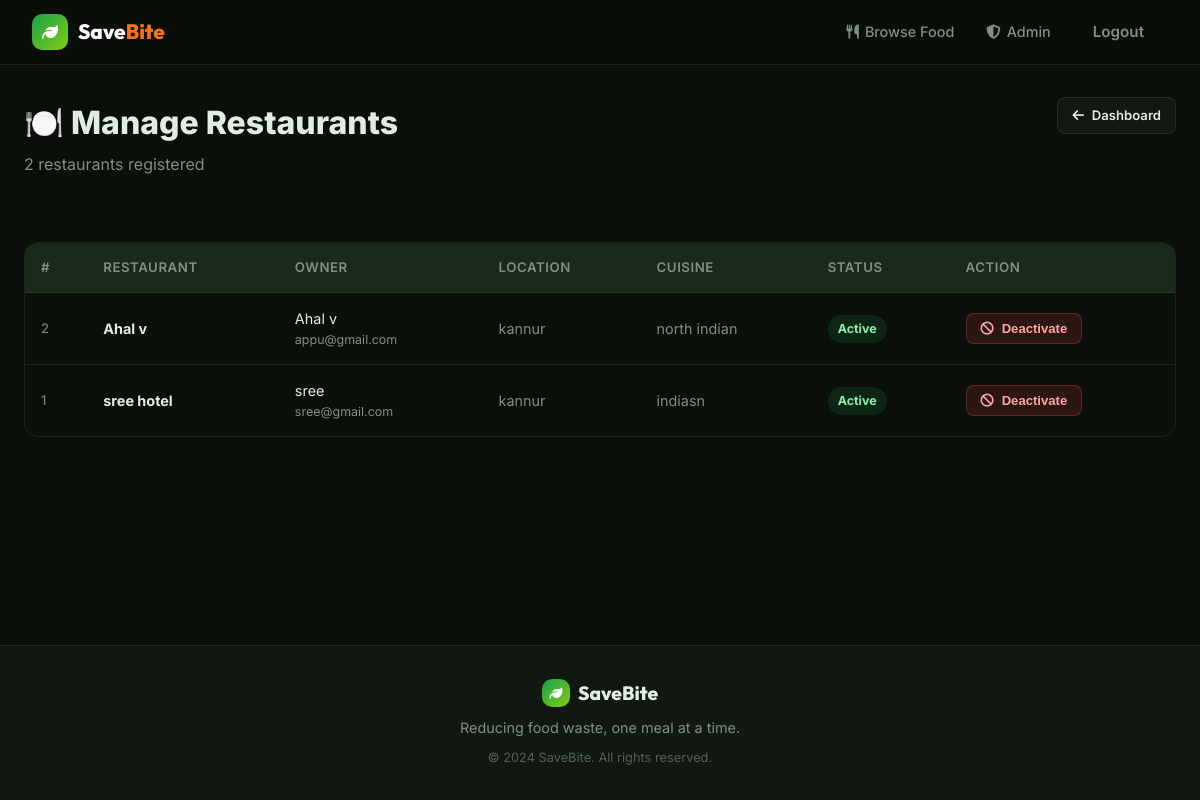
/admin/restaurants (signed in), run on the app's committed database.
### tables this page shows
CREATE TABLE restaurants (
            id INTEGER PRIMARY KEY AUTOINCREMENT,
            owner_id INTEGER NOT NULL,
            name TEXT NOT NULL,
            description TEXT,
            location TEXT,
            phone TEXT,
            cuisine TEXT,
            status TEXT DEFAULT 'active',  -- 'active', 'inactive'
            created_at TIMESTAMP DEFAULT CURRENT_TIMESTAMP,
            FOREIGN KEY (owner_id) REFERENCES users(id)
        );

CREATE TABLE users (
            id INTEGER PRIMARY KEY AUTOINCREMENT,
            name TEXT NOT NULL,
            email TEXT UNIQUE NOT NULL,
            password TEXT NOT NULL,
            role TEXT NOT NULL DEFAULT 'user',  -- 'admin', 'restaurant', 'user'
            created_at TIMESTAMP DEFAULT CURRENT_TIMESTAMP
        );

### app.py (the view)
@app.route('/admin/restaurants')
@login_required
@role_required('admin')
def admin_restaurants():
    db = get_db()
    restaurants = db.execute('''
        SELECT r.*, u.name AS owner_name, u.email AS owner_email
        FROM restaurants r JOIN users u ON r.owner_id=u.id ORDER BY r.created_at DESC
    ''').fetchall()
    db.close()
    return render_template('admin/restaurants.html', restaurants=restaurants)

### app.py (called while the page is built)
def login_required(f):
    @wraps(f)
    def decorated(*args, **kwargs):
        if 'user_id' not in session:
            flash('Please log in first.', 'warning')
            return redirect(url_for('login'))
        return f(*args, **kwargs)
    return decorated

def role_required(*roles):
    def decorator(f):
        @wraps(f)
        def decorated(*args, **kwargs):
            if 'user_id' not in session:
                return redirect(url_for('login'))
            if session.get('role') not in roles:
                flash('Access denied.', 'danger')
                return redirect(url_for('index'))
            return f(*args, **kwargs)
        return decorated
    return decorator

### database.py (called while the page is built)
def get_db():
    conn = sqlite3.connect(DB_PATH)
    conn.row_factory = sqlite3.Row
    return conn

### templates/admin/restaurants.html
{% extends "base.html" %}{% block title %}Manage Restaurants{% endblock %}{% block content %}
<div class="container">
    <div class="dashboard-header"><div><div class="page-title">🍽️ Manage Restaurants</div><p class="page-subtitle">{{ restaurants|length }} restaurants registered</p></div><a href="{{ url_for('admin_dashboard') }}" class="btn btn-ghost btn-sm"><i class="fas fa-arrow-left"></i> Dashboard</a></div>
    <div class="table-wrapper"><table><thead><tr><th>#</th><th>Restaurant</th><th>Owner</th><th>Location</th><th>Cuisine</th><th>Status</th><th>Action</th></tr></thead><tbody>
        {% for r in restaurants %}<tr>
            <td class="text-muted" style="font-size:0.82rem;">{{ r.id }}</td>
            <td><strong>{{ r.name }}</strong></td>
            <td>{{ r.owner_name }}<div style="font-size:0.78rem;color:var(--text-muted);">{{ r.owner_email }}</div></td>
            <td class="text-muted">{{ r.location or '—' }}</td>
            <td class="text-muted">{{ r.cuisine or '—' }}</td>
            <td><span class="badge badge-{{ r.status }}">{{ r.status|capitalize }}</span></td>
            <td><form method="POST" action="{{ url_for('toggle_restaurant', rid=r.id) }}"><button class="btn btn-sm {{ 'btn-danger' if r.status == 'active' else 'btn-success' }}" type="submit"><i class="fas fa-{{ 'ban' if r.status == 'active' else 'check' }}"></i> {{ 'Deactivate' if r.status == 'active' else 'Activate' }}</button></form></td>
        </tr>{% endfor %}
    </tbody></table></div>
</div>{% endblock %}

### static/css/style.css (style rules this page uses)
*, *::before, *::after { box-sizing: border-box; margin: 0; padding: 0; }
:root { --primary: #16a34a; --primary-dark: #15803d; --primary-light: #dcfce7; --accent: #f97316; --success: #22c55e; --danger: #ef4444; --warning: #f59e0b; --info: #3b82f6; --dark: #0a0f0a; --dark-2: #111811; --dark-3: #1a2a1a; --text: #e2ede2; --text-muted: #809080; --border: rgba(255,255,255,0.08); --glass: rgba(255,255,255,0.04); --glass-border: rgba(255,255,255,0.1); --card-bg: #111811; --radius: 14px; --radius-lg: 20px; --shadow: 0 4px 24px rgba(0,0,0,0.5); --shadow-lg: 0 8px 40px rgba(22,163,74,0.3); --transition: all 0.3s cubic-bezier(0.4,0,0.2,1); }
html { scroll-behavior: smooth; }
body { font-family:'Inter',sans-serif; background:var(--dark); color:var(--text); min-height:100vh; display:flex; flex-direction:column; line-height:1.6; }
.page-title { font-size:2rem; font-weight:800; margin-bottom:0.25rem; }
.page-subtitle { color:var(--text-muted); margin-bottom:2rem; }
.container { max-width:1200px; margin:0 auto; padding:2rem 1.5rem; }
.btn { padding:12px 24px; border-radius:12px; font-size:0.95rem; font-weight:600; cursor:pointer; border:none; transition:var(--transition); display:inline-flex; align-items:center; gap:8px; text-decoration:none; }
.btn-ghost { background:var(--glass); border:1px solid var(--border); color:var(--text); }
.btn-danger { background:rgba(239,68,68,0.15); border:1px solid rgba(239,68,68,0.3); color:#fca5a5; }
.btn-sm { padding:7px 14px; font-size:0.82rem; border-radius:8px; }
.dashboard-header { display:flex; align-items:flex-start; justify-content:space-between; flex-wrap:wrap; gap:1rem; margin-bottom:2rem; }
.table-wrapper { overflow-x:auto; border-radius:var(--radius); border:1px solid var(--border); }
table { width:100%; border-collapse:collapse; }
thead { background:var(--dark-3); }
thead th { padding:14px 16px; text-align:left; font-size:0.83rem; font-weight:600; color:var(--text-muted); text-transform:uppercase; letter-spacing:0.04em; white-space:nowrap; }
tbody tr { border-top:1px solid var(--border); transition:var(--transition); }
tbody td { padding:14px 16px; font-size:0.9rem; vertical-align:middle; }
.badge { display:inline-flex; align-items:center; gap:4px; padding:4px 10px; border-radius:20px; font-size:0.78rem; font-weight:700; }
.badge-active { background:rgba(22,163,74,0.15); color:#86efac; }
.text-muted { color:var(--text-muted); }

### data on the page
restaurants: id "2", name "Ahal v", owner_name "Ahal v", owner_email "appu@gmail.com", location "kannur", cuisine "north indian", status "Active", status "Deactivate"
restaurants: id "1", name "sree hotel", owner_name "sree", owner_email "sree@gmail.com", location "kannur", cuisine "indiasn", status "Active", status "Deactivate"

### other printed values
{{ restaurants|length }} "2"
